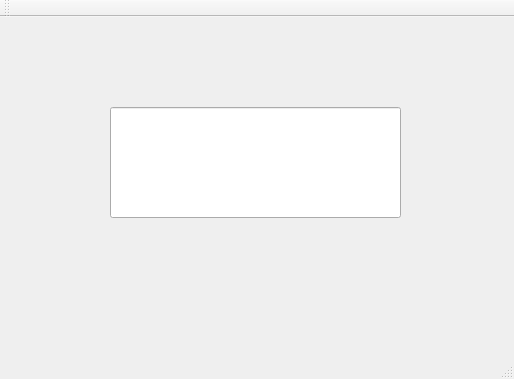
<?xml version="1.0" encoding="UTF-8"?>
<ui version="4.0">
 <class>MainWindow</class>
 <widget class="QMainWindow" name="MainWindow">
  <property name="geometry">
   <rect>
    <x>0</x>
    <y>0</y>
    <width>514</width>
    <height>379</height>
   </rect>
  </property>
  <property name="windowTitle">
   <string>MainWindow</string>
  </property>
  <widget class="QWidget" name="centralWidget">
   <widget class="QLineEdit" name="lineEdit">
    <property name="geometry">
     <rect>
      <x>110</x>
      <y>90</y>
      <width>291</width>
      <height>111</height>
     </rect>
    </property>
   </widget>
  </widget>
  <widget class="QMenuBar" name="menuBar">
   <property name="geometry">
    <rect>
     <x>0</x>
     <y>0</y>
     <width>514</width>
     <height>22</height>
    </rect>
   </property>
  </widget>
  <widget class="QToolBar" name="mainToolBar">
   <attribute name="toolBarArea">
    <enum>TopToolBarArea</enum>
   </attribute>
   <attribute name="toolBarBreak">
    <bool>false</bool>
   </attribute>
  </widget>
  <widget class="QStatusBar" name="statusBar"/>
 </widget>
 <layoutdefault spacing="6" margin="11"/>
 <resources/>
 <connections/>
</ui>
